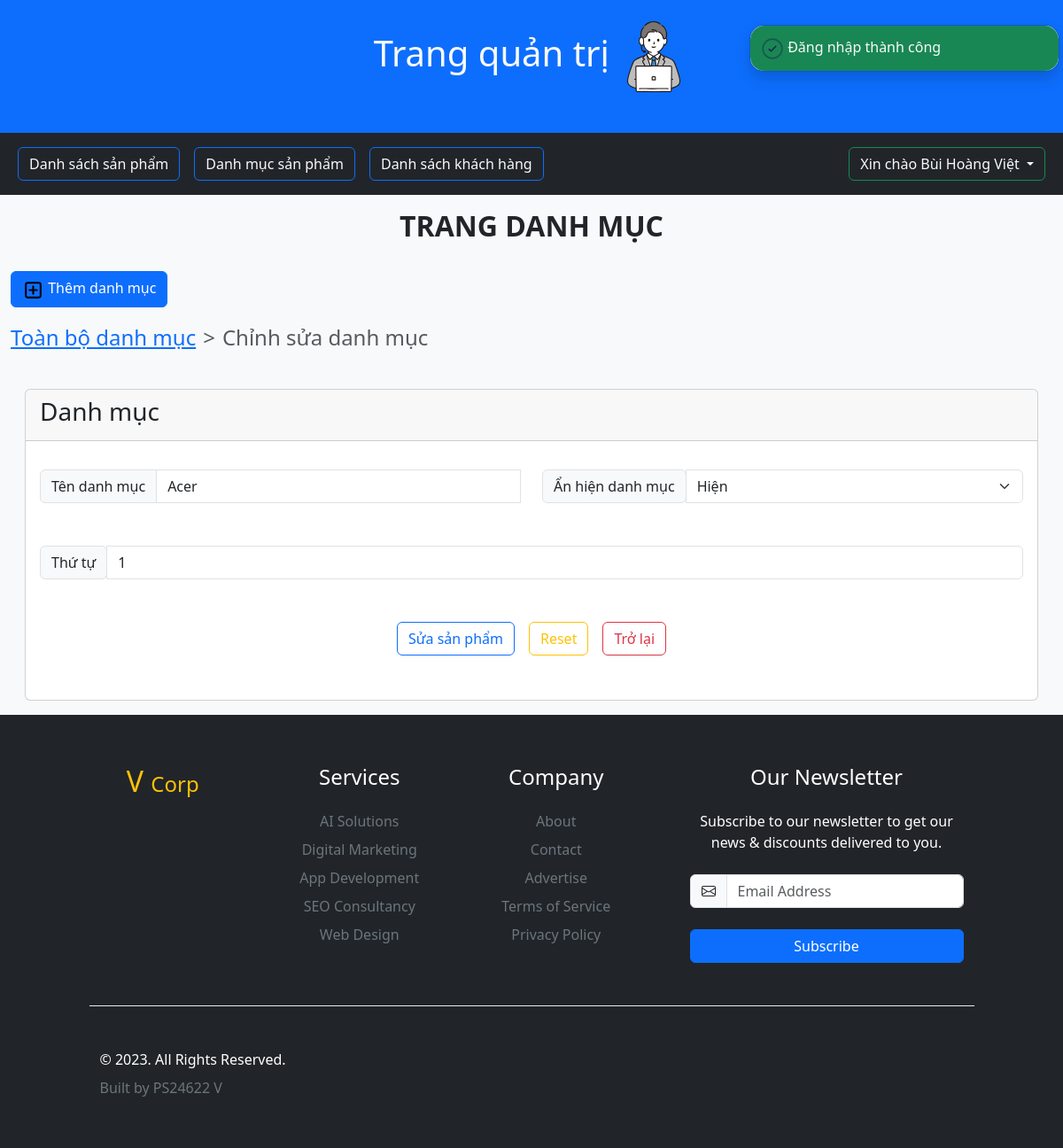
The app's page /mvc-banHang/admin/chinh-sua-danh-muc?id=2 (signed in) with its own data.
### tables this page shows
CREATE TABLE `loai` (
  `id_loai` int(10) UNSIGNED NOT NULL,
  `ten_loai` varchar(50) NOT NULL,
  `thutu` int(11) NOT NULL DEFAULT 0,
  `anhien` tinyint(1) NOT NULL DEFAULT 0
);

### controller/AdminDanhMucController.php (called while the page is built, shortened)
<?php
require_once 'model/danhmuc.php';
class AdminDanhMucController{
    private $model = null;
    public function __construct() {
        $this->model = new AdminDanhMuc();
    }
    public function edit(){
        global $params;
        $id_loai = $params['id'];
        $loai = $this->model->Category($id_loai);
        return include './views/Admin/app.php';
    }
}

### index.php (called while the page is built, shortened)
<?php
include 'router.php';
call_user_func( $action );
?>

### model/database.php (called while the page is built, shortened)
<?php
class Database {
    function __construct() {
        try {
            $str = "mysql:host=".DB_HOST."; dbname=".DB_NAME."; charset=utf8";
            $this->conn = new PDO($str, DB_USER,DB_PASS);
        } catch (PDOException $e) {
            die('Khong the ket noi: '. $e->getMessage());
        }
    }
}

### model/danhmuc.php (called while the page is built, shortened)
<?php
require_once 'database.php';
class DanhMuc extends Database{
    public function Category(?int $id_loai){
        $sql = "SELECT
                id_loai,ten_loai,thutu,anhien
                from loai
                where id_loai=:id_loai";
        $stmt = $this->conn->prepare($sql);
        $stmt->bindParam(':id_loai',$id_loai,PDO::PARAM_INT);
        $stmt->execute();
        return $stmt->fetch();
    }
}

### views/Admin/DanhMuc/edit.php (the view, shortened to what this page needs)
<nav style="--bs-breadcrumb-divider: '>';" aria-label="breadcrumb">
    <ol class="breadcrumb fs-4">
        <li class="breadcrumb-item "><a href="<?= ROOT_URL ?>admin/danh-muc">Toàn bộ danh mục</a></li>
        <li class="breadcrumb-item active" aria-current="page">Chỉnh sửa danh mục</li>
    </ol>
</nav>
<div class="container-fluid mt-4 p-3">
    <div class="card" style="height:22rem;">
        <div class="card-header">
            <div class="card-title">
                <h2 class="fw-bold fs-3"><span class="fw-lighter">Danh mục </span><?=mb_strtoupper($sp['ten_sp'])?></h2>
            </div>
        </div>
        <div class="card-body">
            <form action="<?= ROOT_URL ?>admin/danh-muc/update" class="needs-validation" method="post" enctype="multipart/form-data" novalidate>
                <div class="row">
                    <div class="col-6 form-floating mb-3 mt-3">
                        <div class="input-group mb-3  has-validation">
                            <span class="input-group-text">Tên danh mục</span>
                            <input type="text" name="ten_loai" value="<?= $loai['ten_loai'] ?>" class="form-control" aria-label="Dollar amount (with dot and two decimal places)" required>
                        </div>
                    </div>
                    <div class="col-6 mb-3 mt-3 w-50" >
                        <div class="input-group mb-3  has-validation">
                            <label class="input-group-text" for="inputGroupSelect01">Ẩn hiện danh mục</label>
                            <select class="form-select" name="anhien" id="inputGroupSelect01" required>
                                <option <?=$loai['anhien'] == 1 ?'selected':''?> value="1">Hiện</option>
                            </select>
                        </div>
                    </div>
                    <div class="col-12 form-floating mb-3 mt-3">
                        <div class="input-group mb-3  has-validation">
                            <span class="input-group-text">Thứ tự</span>
                            <input type="text" name="thutu" value="<?= $loai['thutu'] ?>" class="form-control" aria-label="Dollar amount (with dot and two decimal places)" required>
                        </div>
                    </div>
                    <div class="col-12 mb-3 mt-3 d-block">
                        <div class="d-flex justify-content-center">
                            <button type="submit" class="btn btn-outline-primary me-3">Sửa sản phẩm</button>
                            <button type="reset" class="btn btn-outline-warning me-3">Reset</button>
                            <button type="button" onclick="Back()" class="btn btn-outline-danger ">Trở lại</button>
                        </div>
                    </div>
                </div>
            </form>
        </div>
    </div>
</div>

### records on screen
loai: ten_loai "Acer", anhien "Hiện", thutu "1"

### other values on screen
$_SESSION['user']['name'] "Bùi Hoàng Việt"
$_SESSION['message']['success'] "Đăng nhập thành công"
